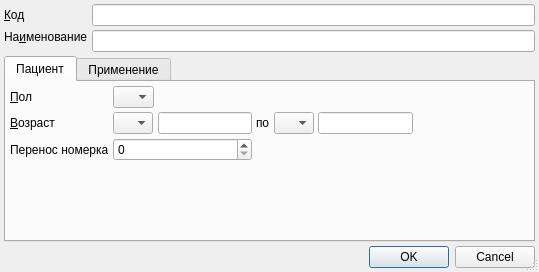
<?xml version="1.0" encoding="UTF-8"?>
<ui version="4.0">
 <class>RBJobPurposeEditorDialog</class>
 <widget class="QDialog" name="RBJobPurposeEditorDialog">
  <property name="geometry">
   <rect>
    <x>0</x>
    <y>0</y>
    <width>539</width>
    <height>272</height>
   </rect>
  </property>
  <property name="windowTitle">
   <string>ChangeMe!</string>
  </property>
  <property name="sizeGripEnabled">
   <bool>true</bool>
  </property>
  <layout class="QGridLayout" name="gridLayout_4">
   <property name="margin">
    <number>4</number>
   </property>
   <property name="spacing">
    <number>4</number>
   </property>
   <item row="0" column="0">
    <widget class="QLabel" name="lblCode">
     <property name="sizePolicy">
      <sizepolicy hsizetype="Maximum" vsizetype="Preferred">
       <horstretch>0</horstretch>
       <verstretch>0</verstretch>
      </sizepolicy>
     </property>
     <property name="text">
      <string>&amp;Код</string>
     </property>
     <property name="buddy">
      <cstring>edtCode</cstring>
     </property>
    </widget>
   </item>
   <item row="1" column="1" rowspan="2">
    <widget class="QLineEdit" name="edtName">
     <property name="minimumSize">
      <size>
       <width>200</width>
       <height>0</height>
      </size>
     </property>
    </widget>
   </item>
   <item row="4" column="0" colspan="2">
    <widget class="QDialogButtonBox" name="buttonBox">
     <property name="standardButtons">
      <set>QDialogButtonBox::Cancel|QDialogButtonBox::Ok</set>
     </property>
    </widget>
   </item>
   <item row="0" column="1">
    <widget class="QLineEdit" name="edtCode"/>
   </item>
   <item row="1" column="0">
    <widget class="QLabel" name="lblName">
     <property name="sizePolicy">
      <sizepolicy hsizetype="Maximum" vsizetype="Preferred">
       <horstretch>0</horstretch>
       <verstretch>0</verstretch>
      </sizepolicy>
     </property>
     <property name="text">
      <string>На&amp;именование</string>
     </property>
     <property name="buddy">
      <cstring>edtName</cstring>
     </property>
    </widget>
   </item>
   <item row="3" column="0" colspan="2">
    <widget class="QTabWidget" name="tabWidget">
     <property name="currentIndex">
      <number>0</number>
     </property>
     <widget class="QWidget" name="tabPatient">
      <attribute name="title">
       <string>Пациент</string>
      </attribute>
      <layout class="QGridLayout" name="gridLayout">
       <property name="margin">
        <number>4</number>
       </property>
       <property name="spacing">
        <number>4</number>
       </property>
       <item row="1" column="1">
        <widget class="QComboBox" name="cmbBegAgeUnit">
         <property name="sizePolicy">
          <sizepolicy hsizetype="Maximum" vsizetype="Fixed">
           <horstretch>0</horstretch>
           <verstretch>0</verstretch>
          </sizepolicy>
         </property>
         <item>
          <property name="text">
           <string/>
          </property>
         </item>
         <item>
          <property name="text">
           <string>Д</string>
          </property>
         </item>
         <item>
          <property name="text">
           <string>Н</string>
          </property>
         </item>
         <item>
          <property name="text">
           <string>М</string>
          </property>
         </item>
         <item>
          <property name="text">
           <string>Г</string>
          </property>
         </item>
        </widget>
       </item>
       <item row="1" column="0">
        <widget class="QLabel" name="lblAge">
         <property name="sizePolicy">
          <sizepolicy hsizetype="Maximum" vsizetype="Preferred">
           <horstretch>0</horstretch>
           <verstretch>0</verstretch>
          </sizepolicy>
         </property>
         <property name="text">
          <string>&amp;Возраст</string>
         </property>
         <property name="buddy">
          <cstring>cmbBegAgeUnit</cstring>
         </property>
        </widget>
       </item>
       <item row="0" column="1">
        <widget class="QComboBox" name="cmbSex">
         <property name="sizePolicy">
          <sizepolicy hsizetype="Maximum" vsizetype="Fixed">
           <horstretch>0</horstretch>
           <verstretch>0</verstretch>
          </sizepolicy>
         </property>
         <item>
          <property name="text">
           <string/>
          </property>
         </item>
         <item>
          <property name="text">
           <string>М</string>
          </property>
         </item>
         <item>
          <property name="text">
           <string>Ж</string>
          </property>
         </item>
        </widget>
       </item>
       <item row="1" column="2">
        <widget class="QLineEdit" name="edtBegAgeCount">
         <property name="sizePolicy">
          <sizepolicy hsizetype="Maximum" vsizetype="Fixed">
           <horstretch>0</horstretch>
           <verstretch>0</verstretch>
          </sizepolicy>
         </property>
         <property name="inputMask">
          <string>000; </string>
         </property>
         <property name="maxLength">
          <number>3</number>
         </property>
        </widget>
       </item>
       <item row="1" column="3">
        <widget class="QLabel" name="lblAgeSep">
         <property name="text">
          <string>по</string>
         </property>
         <property name="buddy">
          <cstring>cmbEndAgeUnit</cstring>
         </property>
        </widget>
       </item>
       <item row="1" column="4">
        <widget class="QComboBox" name="cmbEndAgeUnit">
         <property name="sizePolicy">
          <sizepolicy hsizetype="Maximum" vsizetype="Fixed">
           <horstretch>0</horstretch>
           <verstretch>0</verstretch>
          </sizepolicy>
         </property>
         <item>
          <property name="text">
           <string/>
          </property>
         </item>
         <item>
          <property name="text">
           <string>Д</string>
          </property>
         </item>
         <item>
          <property name="text">
           <string>Н</string>
          </property>
         </item>
         <item>
          <property name="text">
           <string>М</string>
          </property>
         </item>
         <item>
          <property name="text">
           <string>Г</string>
          </property>
         </item>
        </widget>
       </item>
       <item row="0" column="0">
        <widget class="QLabel" name="lblSex">
         <property name="sizePolicy">
          <sizepolicy hsizetype="Maximum" vsizetype="Preferred">
           <horstretch>0</horstretch>
           <verstretch>0</verstretch>
          </sizepolicy>
         </property>
         <property name="text">
          <string>&amp;Пол</string>
         </property>
         <property name="buddy">
          <cstring>cmbSex</cstring>
         </property>
        </widget>
       </item>
       <item row="0" column="2" colspan="5">
        <spacer>
         <property name="orientation">
          <enum>Qt::Horizontal</enum>
         </property>
         <property name="sizeHint" stdset="0">
          <size>
           <width>412</width>
           <height>20</height>
          </size>
         </property>
        </spacer>
       </item>
       <item row="1" column="5">
        <widget class="QLineEdit" name="edtEndAgeCount">
         <property name="sizePolicy">
          <sizepolicy hsizetype="Maximum" vsizetype="Fixed">
           <horstretch>0</horstretch>
           <verstretch>0</verstretch>
          </sizepolicy>
         </property>
         <property name="inputMask">
          <string>000; </string>
         </property>
         <property name="maxLength">
          <number>3</number>
         </property>
        </widget>
       </item>
       <item row="3" column="0" colspan="4">
        <spacer name="verticalSpacer">
         <property name="orientation">
          <enum>Qt::Vertical</enum>
         </property>
         <property name="sizeHint" stdset="0">
          <size>
           <width>20</width>
           <height>0</height>
          </size>
         </property>
        </spacer>
       </item>
       <item row="1" column="6">
        <spacer name="horizontalSpacer_4">
         <property name="orientation">
          <enum>Qt::Horizontal</enum>
         </property>
         <property name="sizeType">
          <enum>QSizePolicy::Expanding</enum>
         </property>
         <property name="sizeHint" stdset="0">
          <size>
           <width>40</width>
           <height>20</height>
          </size>
         </property>
        </spacer>
       </item>
       <item row="2" column="0">
        <widget class="QLabel" name="lblPrematurelyClosingThreshold">
         <property name="toolTip">
          <string>Освобождать номерок пациента, если он пришел раньше указанного времени (в часах)</string>
         </property>
         <property name="text">
          <string>Перенос номерка</string>
         </property>
        </widget>
       </item>
       <item row="2" column="1" colspan="2">
        <widget class="QSpinBox" name="edtPrematurelyClosingThreshold">
         <property name="toolTip">
          <string>Освобождать номерок пациента, если он пришел раньше указанного времени (в часах)</string>
         </property>
         <property name="maximum">
          <number>255</number>
         </property>
        </widget>
       </item>
      </layout>
     </widget>
     <widget class="QWidget" name="tabPractices">
      <attribute name="title">
       <string>Применение</string>
      </attribute>
      <layout class="QGridLayout" name="gridLayout_2">
       <property name="margin">
        <number>4</number>
       </property>
       <property name="spacing">
        <number>4</number>
       </property>
       <item row="0" column="0">
        <widget class="CInDocTableView" name="tblPractices"/>
       </item>
      </layout>
     </widget>
    </widget>
   </item>
  </layout>
 </widget>
 <customwidgets>
  <customwidget>
   <class>CInDocTableView</class>
   <extends>QTableView</extends>
   <header>library/InDocTable.h</header>
  </customwidget>
 </customwidgets>
 <tabstops>
  <tabstop>edtCode</tabstop>
  <tabstop>edtName</tabstop>
  <tabstop>tabWidget</tabstop>
  <tabstop>cmbSex</tabstop>
  <tabstop>cmbBegAgeUnit</tabstop>
  <tabstop>edtBegAgeCount</tabstop>
  <tabstop>cmbEndAgeUnit</tabstop>
  <tabstop>edtEndAgeCount</tabstop>
  <tabstop>edtPrematurelyClosingThreshold</tabstop>
  <tabstop>tblPractices</tabstop>
  <tabstop>buttonBox</tabstop>
 </tabstops>
 <resources/>
 <connections>
  <connection>
   <sender>buttonBox</sender>
   <signal>accepted()</signal>
   <receiver>RBJobPurposeEditorDialog</receiver>
   <slot>accept()</slot>
   <hints>
    <hint type="sourcelabel">
     <x>293</x>
     <y>664</y>
    </hint>
    <hint type="destinationlabel">
     <x>289</x>
     <y>344</y>
    </hint>
   </hints>
  </connection>
  <connection>
   <sender>buttonBox</sender>
   <signal>rejected()</signal>
   <receiver>RBJobPurposeEditorDialog</receiver>
   <slot>reject()</slot>
   <hints>
    <hint type="sourcelabel">
     <x>293</x>
     <y>664</y>
    </hint>
    <hint type="destinationlabel">
     <x>289</x>
     <y>344</y>
    </hint>
   </hints>
  </connection>
 </connections>
</ui>
